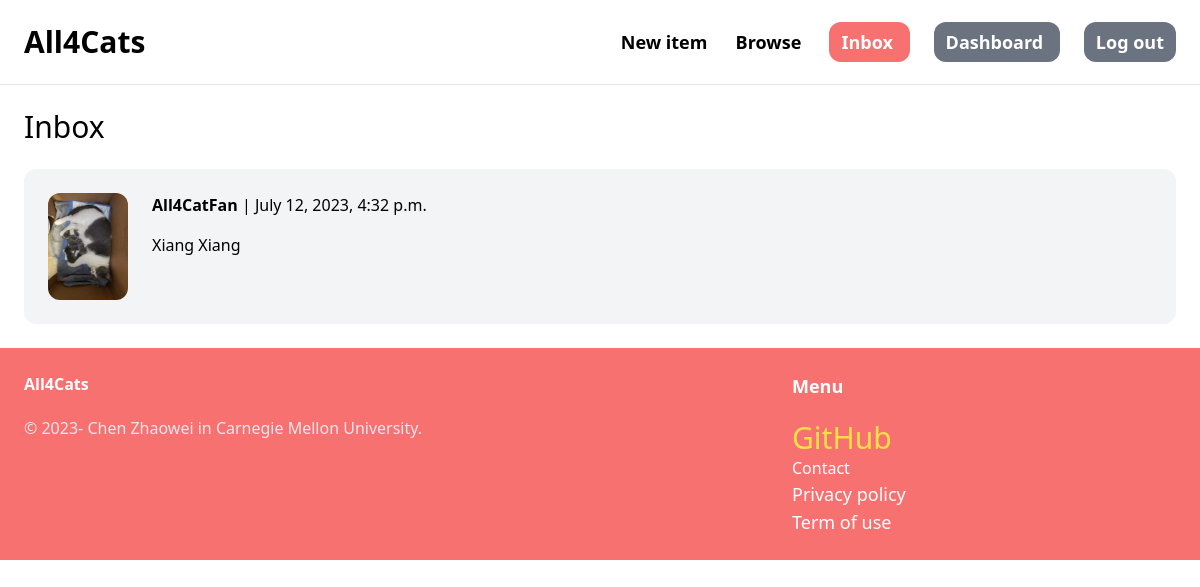
The page /inbox/ (signed in) on the database its author committed.
### conversation/models.py (models this page shows)
class Conversation(models.Model):
    item = models.ForeignKey(Item, related_name='conversations', on_delete=models.CASCADE)
    members = models.ManyToManyField(User, related_name='conversations')
    created_at = models.DateTimeField(auto_now_add=True)
    modified_at = models.DateTimeField(auto_now=True)
    class Meta:
        ordering = ('-modified_at',)

### item/models.py (models this page shows, shortened)
class Item(models.Model):
    category = models.ForeignKey(Category, related_name='items', null=True, blank=True, on_delete=models.CASCADE)
    gender = models.ForeignKey(Gender, related_name='items', null=True, blank=True, on_delete=models.CASCADE)
    birth = models.DateTimeField(blank=True, null=True)
    name = models.CharField(max_length=255)
    today = date.today()
    description = models.TextField(blank=True, null=True)
    price = models.FloatField()
    image = models.ImageField(upload_to='item_images', blank=True, null=True)
    is_sold = models.BooleanField(default=False)
    created_by = models.ForeignKey(User, related_name='items', on_delete=models.CASCADE)
    created_at = models.DateField(auto_now_add=True)

### conversation/views.py (the view)
# urls.py: path('inbox/', include('conversation.urls')),
@login_required
def inbox(request):
    conversations = Conversation.objects.filter(members__in=[request.user.id])
    return render(request, 'conversation/inbox.html',{
        'conversations': conversations
    })

### conversation/templates/conversation/inbox.html (shortened to what this page needs)
{% extends 'core/base.html' %}
{% block content %}
<h1 class="mb-6 text-3xl">Inbox</h1>
<div class="space-y-6">
    {% for conversation in conversations %}
        <a href="{% url 'conversation:detail' conversation.id %}">
            <div class="p-6 flex bg-gray-100 rounded-xl">
                <div class="pr-6">
                    <img src="{{ conversation.item.image.url }}"
                         class="w-20 rounded-xl">
                </div>
                <div>
                    {% for member in conversation.members.all %}
                        {% if member != request.user %}
                            <p class="mb-4">
                                <strong>{{ member.username}}</strong> |
                                {{ conversation.modified_at }}
                            </p>
                            <p>{{ conversation.item.name }}</p>
                        {% endif %}
                    {% endfor %}
                </div>
            </div>
        </a>
    {% endfor %}
</div>
{% endblock %}

### rows shown on the page
Conversation: item.image (picture), modified_at "July 12, 2023, 4:32 p.m.", item.name "Xiang Xiang"

### other values the page prints
{{ member.username }} "All4CatFan"
